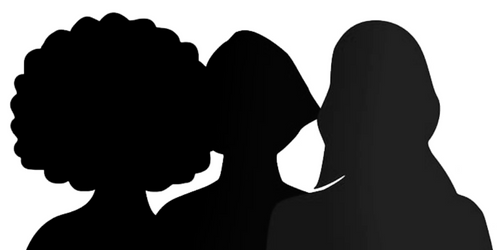
#> input picture img/logo_.png, 500 x 250 px
$ python main.py
#> lines starting #> are read from the running program, lines starting #| are printed output that depends on the picture; after the words box and inside, x2 and y2 are one past the last pixel; in counts of white or black regions, pixels touching at a corner belong together
# Tutorial from https://www.datacamp.com/tutorial/wordcloud-python

# Start with loading all necessary libraries
import numpy as np
import pandas as pd
from os import path
from PIL import Image
from wordcloud import WordCloud, STOPWORDS, ImageColorGenerator
import cv2

import matplotlib.pyplot as plt

# string com todas as palavras
text = 'MeninasDigitais UFJF MeninasDigitais UFJF MeninasDigitais UFJF MeninasDigitais UFJF Ada Lovelace Sophie Wilson Barbara Liamara Adele \
    Goldberg Anita Borg Annie Easley Carol Shaw Cecilia R. Aragon Dilma Menezes \
    Elizabeth Feinler FeiFei Li Frances Allen Gabriela Ochoa Gracie \
    Hopper Heng Ji Henriette Avram Ida Rhodes Jean Sammet Jeannette \
    Wing Jetty Kleijn Joan Clarke Joy Buolamwini Juliana Freire Katherine \
    Johnson Kathleen Booth Lenore Blum Linnyer Beatrys Margaret Hamilton Maria \
    Volpe Mary Wilkes Kenneth Keller Radia Perlman Steve Shirley \
    Tawanna Dillahunt Timnit Gebru Valéria de Paiva Wei Wang Yanxi Liu Hedy \
    Lamarr Leanne Pittsford Souza Rika Ciminieri Lynn Conway Danielle \
    Bunten Berry Angelica Ross Karin Breitman Sílvia Amélia Bim Karen da Silva \
    Figueiredo Medeiros Ribeiro Luciana Bolan Frigo Luísa Cecília Thaís Anna \
    Júlia Isadora Josiane Priscila Ada Lovelace Sophie Wilson Barbara Liamara \
    Adele Goldberg Anita Borg Easley Carol Shaw Cecilia R. Aragon Dilma Menezes \
    Elizabeth Feinler Fei-Fei Li Frances Gabriela Ochoa Gracie Hopper Heng Ji \
    Henriette Avram Ida Rhodes Jean Sammet Jeannette Wing Jetty Kleijn Joan Clarke \
    Joy Buolamwini Juliana Freire Katherine Johnson Kathleen Booth Lenore Blum \
    Linnyer Beatrys Margaret Hamilton Volpe Wilkes Kenneth Keller Radia Perlman \
    Steve Shirley Tawanna Dillahunt Timnit Gebru Valéria de Paiva Wei Wang Yanxi \
    Liu Hedy Lamarr Leanne Pittsford Annie Souza Rika Ciminieri Lynn Conway \
    Danielle Bunten Berry Angelica Ross Karin Breitman Sílvia Amélia Bim Karen \
    da Silva Figueiredo Medeiros Ribeiro Luciana Bolan Frigo Luísa Cecília \
    Thaís Anna Júlia Isadora Josiane Priscila Nina daHora Mel Bel Ale Alessandreia \
    Regina Fernanda Lorenza Anna Julia Maria Isa '

#md_mask = np.array(Image.open("img/logo_bw.png"))
img = cv2.imread('img/logo_.png')
#> img is the input picture: shape (250, 500, 3); mean B, G, R 90, 90, 90
img = cv2.cvtColor(img,cv2.COLOR_BGR2RGB)
gray = cv2.cvtColor(img.copy(),cv2.COLOR_BGR2GRAY)
ret, thresh = cv2.threshold(gray, 200, 255, 0)
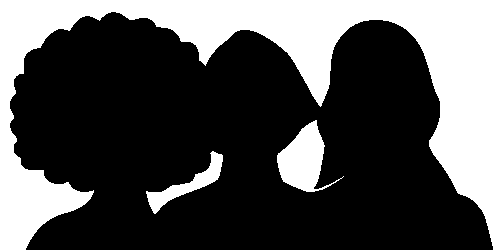
#> thresh: shape (250, 500); 32% white; 3 white regions
copy_img = img.copy()
contours, hierarchy = cv2.findContours(thresh, cv2.RETR_TREE, cv2.CHAIN_APPROX_SIMPLE)
#> contours = 3 contours; box (x1, y1, x2, y2) and area: (0, 0, 500, 250) 35482, (277, 120, 344, 192) 2176, (146, 151, 223, 214) 1108
cv2.drawContours(copy_img,contours,-1,(0,0,255),2)
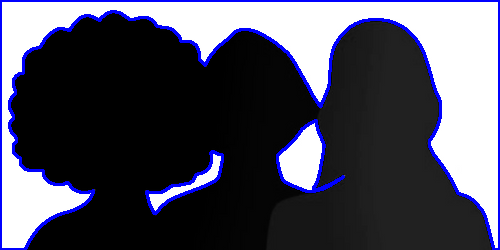
#> copy_img: shape (250, 500, 3); mean R, G, B 77.8, 77.8, 92.9
plt.imshow(copy_img)
plt.xticks([])
plt.yticks([])
plt.savefig("teste.png", dpi=600)
# [11 lines of commented-out code are left out]
md_mask = np.array(Image.open("teste.png"))
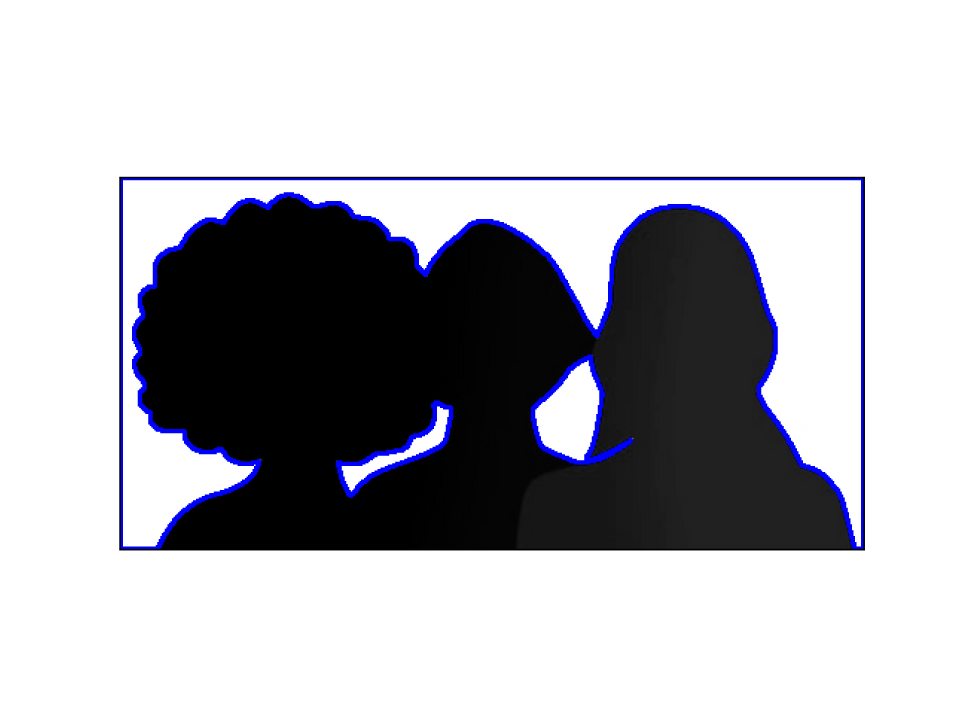
#> md_mask: shape (2880, 3840, 4) (shown at 1/4 size); mean R, G, B, A 183.4, 183.4, 188.9, 255
# [17 lines of commented-out code are left out]
#> (the run stopped early here; a loop or call above may not have finished)
